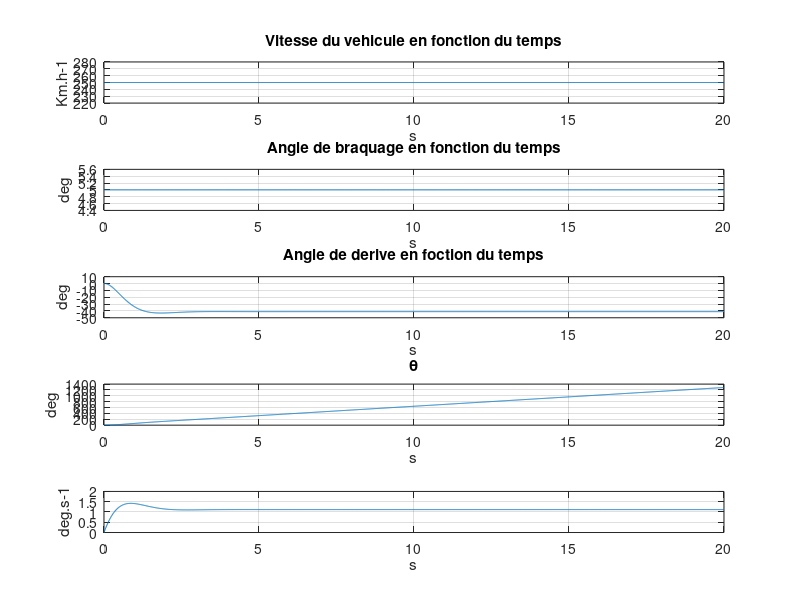
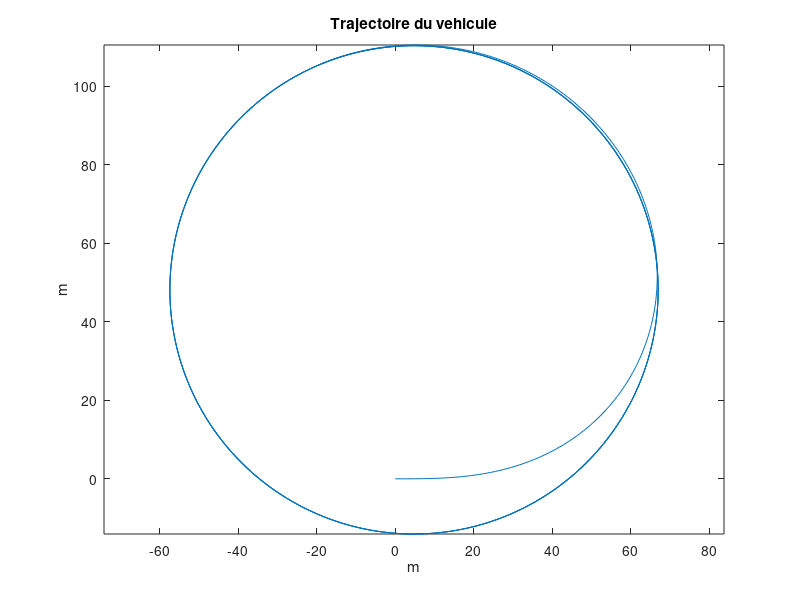

Write MATLAB code to recreate these figures, in order.
close all
clc


%% Declaration des Constantes

m=1310; % Masse en Kg
Iz=1760; % Moment d'inertie du lacet en Kg.m-2
Lf=1.2; % Demi empatement avant en m
Lr=1.4; % Demi empatement arrière en m
Cf=69740; % Rigidité de dérive avant en N.rad-1
Cr=63460; % Rigidité de dérive arrière en N.rad-1


%% Vecteur temps

dt=1/100; % delta temps en s
temps_final=20;

t=(0:dt:temps_final-dt)';
l=temps_final/dt;


%% Entrées du système

% Unité classique
u_0_=250; % En Km.h-1
beta_0_=5; % En degres

% Convertion en unité du SI
u_0=u_0_/3.6; % Vitesse lineaire du centre de gravité du vehicule en m.s-1 constant
u=u_0*ones(l,1);

beta_0=(beta_0_*pi)/180; % Angle de braquage en rad
beta=beta_0*ones(l,1);


%% Variables

teta=zeros(l,1);
d_teta=zeros(l,1);
delta=zeros(l,1);


%% Initialisation des variable

% Initialisation variables
teta_1=0;
d_teta_1=0;
delta_1=0;

teta(1)=teta_1;
d_teta(1)=d_teta_1;
delta(1)=delta_1;


%% Resolution equa diff

for i=2 : l

    % Calcul des coeeficient des matrice A et B

    % Calcul matriciel du style derivé de X = A X + B u
    % On a ici X dui est le vecteur colonne composé de la derivé de teta et de
    % delta respectivement teta angle de lacet et delta angle de derive au
    % centre de gravité en rad

    u_1=u(i-1);
    beta_1=beta(i-1);

    % Calcul des coeeficient matrice A

    a11_1=-(Lf^2*Cf+Lr^2*Cr)/(u_1*Iz);
    a12_1=(-Lf*Cf+Lr*Cr)/(Iz);
    a21_1=(-Cf*Lf+Cr*Lr)/(m*u_1^2)-1;
    a22_1=-(Cf+Cr)/(m*u_1);
    
    % Création des coeeficient de la matrice B

    b1_1=(Lf*Cf)/Iz;
    b2_1=Cf/(m*u_1);


    % Dérivées

    d_d_teta_1=a11_1*d_teta_1+a12_1*delta_1+b1_1*beta_1;
    d_delta_1=a21_1*d_teta_1+a22_1*delta_1+b2_1*beta_1;
    
    
    % Resolution de l'equation differentiel
    
    teta_2=teta_1+d_teta_1*dt;
    d_teta_2=d_teta_1+d_d_teta_1*dt;
    delta_2=delta_1+d_delta_1*dt;


    % Inscription dans les vecteurs

    teta(i)=teta_2;
    d_teta(i)=d_teta_2;
    delta(i)=delta_2;


    % Reinitalise

    teta_1=teta_2;
    d_teta_1=d_teta_2;
    delta_1=delta_2;
    
   
end

%% Affichage

figure(1)
subplot(5,1,1)
plot(t, u*3.6);
title('Vitesse du vehicule en fonction du temps');
xlabel("s")
ylabel("Km.h-1")
grid on;

subplot(5,1,2)
plot(t, beta*180/pi);
title('Angle de braquage en fonction du temps');
xlabel("s")
ylabel("deg")
grid on;

subplot(5,1,3)
plot(t, delta*180/pi);
title('Angle de derive en foction du temps');
xlabel("s")
ylabel("deg")
grid on;

subplot(5,1,4)

plot(t, teta*180/pi);
title('\theta');
xlabel("s")
ylabel("deg")

grid on;

subplot(5,1,5)
plot(t,d_teta);
title("Dérivé de l'angele de lacet en foction du temps");
xlabel("s")
ylabel("deg.s-1")
title('');
grid on;


%% Tracé de la trajectoire

x_1=0;
y_1=0;

x=zeros(l,1);
y=zeros(l,1);

x(1)=x_1;
y(1)=y_1;

for i = 2 : l
    
    u_1=u(i-1);
    teta_1=teta(i-1);
    delta_1=delta(i-1);
    psi=teta_1+delta_1;

    x_2=x_1+u_1*cos(teta_1)*dt;
    y_2=y_1+u_1*sin(teta_1)*dt;

    x(i)=x_2;
    y(i)=y_2;

    x_1=x_2;
    y_1=y_2;
    
end

figure(2)

plot(x,y)
title("Trajectoire du vehicule")
xlabel("m")
ylabel("m")
axis equal